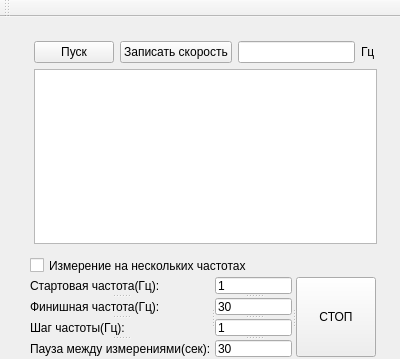
<?xml version="1.0" encoding="UTF-8"?>
<ui version="4.0">
 <class>MainWindow</class>
 <widget class="QMainWindow" name="MainWindow">
  <property name="geometry">
   <rect>
    <x>0</x>
    <y>0</y>
    <width>400</width>
    <height>359</height>
   </rect>
  </property>
  <property name="windowTitle">
   <string>MainWindow</string>
  </property>
  <widget class="QWidget" name="centralWidget">
   <widget class="QCheckBox" name="checkBox">
    <property name="geometry">
     <rect>
      <x>30</x>
      <y>240</y>
      <width>331</width>
      <height>17</height>
     </rect>
    </property>
    <property name="text">
     <string>Измерение на нескольких частотах</string>
    </property>
    <property name="checkable">
     <bool>true</bool>
    </property>
    <property name="checked">
     <bool>false</bool>
    </property>
   </widget>
   <widget class="QSplitter" name="splitter_4">
    <property name="geometry">
     <rect>
      <x>30</x>
      <y>260</y>
      <width>346</width>
      <height>80</height>
     </rect>
    </property>
    <property name="orientation">
     <enum>Qt::Horizontal</enum>
    </property>
    <widget class="QSplitter" name="splitter_3">
     <property name="orientation">
      <enum>Qt::Vertical</enum>
     </property>
     <widget class="QLabel" name="label">
      <property name="text">
       <string>Стартовая частота(Гц):</string>
      </property>
     </widget>
     <widget class="QLabel" name="label_2">
      <property name="text">
       <string>Финишная частота(Гц):</string>
      </property>
     </widget>
     <widget class="QLabel" name="label_3">
      <property name="text">
       <string>Шаг частоты(Гц):</string>
      </property>
     </widget>
     <widget class="QLabel" name="label_4">
      <property name="text">
       <string>Пауза между измерениями(сек):</string>
      </property>
     </widget>
    </widget>
    <widget class="QSplitter" name="splitter_2">
     <property name="orientation">
      <enum>Qt::Vertical</enum>
     </property>
     <widget class="QLineEdit" name="EditStart">
      <property name="text">
       <string>1</string>
      </property>
     </widget>
     <widget class="QLineEdit" name="EditStop">
      <property name="text">
       <string>30</string>
      </property>
     </widget>
     <widget class="QLineEdit" name="EditStep">
      <property name="text">
       <string>1</string>
      </property>
     </widget>
     <widget class="QLineEdit" name="EditSleep">
      <property name="text">
       <string>30</string>
      </property>
     </widget>
    </widget>
    <widget class="QPushButton" name="ButtonStop">
     <property name="text">
      <string>СТОП</string>
     </property>
    </widget>
   </widget>
   <widget class="QWidget" name="layoutWidget">
    <property name="geometry">
     <rect>
      <x>23</x>
      <y>13</y>
      <width>365</width>
      <height>225</height>
     </rect>
    </property>
    <layout class="QVBoxLayout" name="verticalLayout">
     <item>
      <layout class="QHBoxLayout" name="horizontalLayout">
       <item>
        <widget class="QPushButton" name="pushButton">
         <property name="maximumSize">
          <size>
           <width>16777215</width>
           <height>106</height>
          </size>
         </property>
         <property name="text">
          <string>Пуск</string>
         </property>
        </widget>
       </item>
       <item>
        <widget class="QPushButton" name="pushButton_2">
         <property name="text">
          <string>Записать скорость</string>
         </property>
        </widget>
       </item>
       <item>
        <widget class="QLineEdit" name="lineEdit">
         <property name="maxLength">
          <number>4</number>
         </property>
        </widget>
       </item>
       <item>
        <widget class="QLabel" name="label_5">
         <property name="minimumSize">
          <size>
           <width>16</width>
           <height>0</height>
          </size>
         </property>
         <property name="text">
          <string>Гц</string>
         </property>
        </widget>
       </item>
      </layout>
     </item>
     <item>
      <widget class="QListWidget" name="listWidget"/>
     </item>
    </layout>
   </widget>
  </widget>
  <widget class="QToolBar" name="toolBar">
   <property name="windowTitle">
    <string>toolBar</string>
   </property>
   <attribute name="toolBarArea">
    <enum>TopToolBarArea</enum>
   </attribute>
   <attribute name="toolBarBreak">
    <bool>false</bool>
   </attribute>
  </widget>
 </widget>
 <layoutdefault spacing="6" margin="11"/>
 <resources/>
 <connections/>
 <slots>
  <slot>AddTime()</slot>
 </slots>
</ui>
